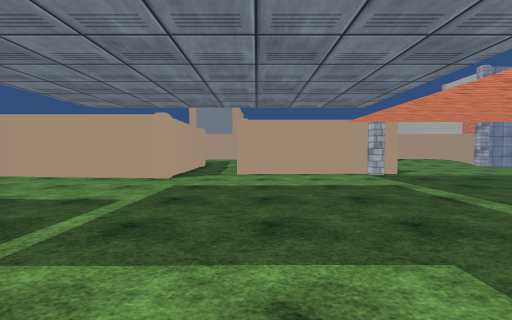
[1] (above)

24 first-person views from a walk through a Unity game level. The camera is 1.3 m above the floor, tilts 2° down and sees 90° across. The floor is counted in squares, 2 m on a side. Each view is taken from the middle of a square. On the plan, view 1 faces up. The plan holds only what a view shows up to about 9 squares ahead; the rest is blank. The place goes on beyond the plan. The player is left out. Surface patterns are stand-ins for the level's own textures.

[2]
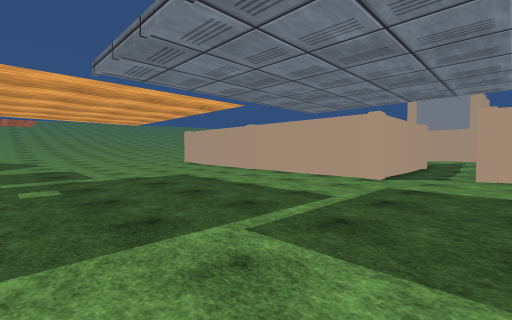

[3]
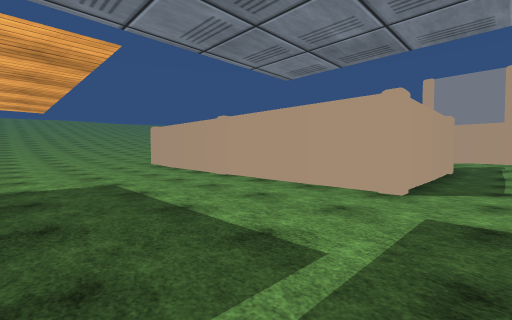

[4]
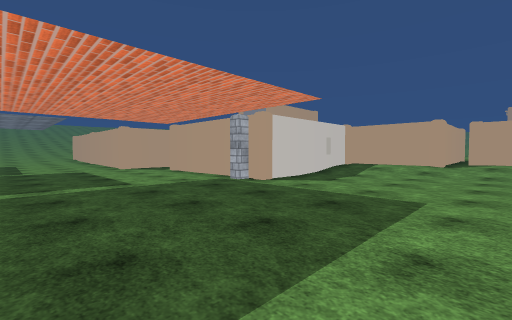

[5]
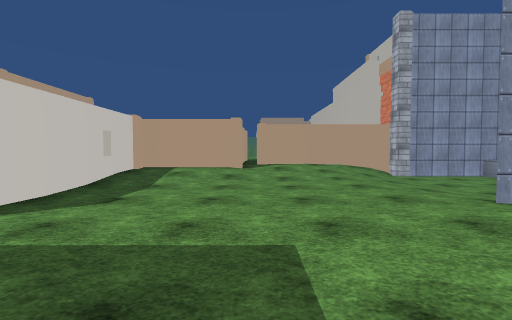

[6]
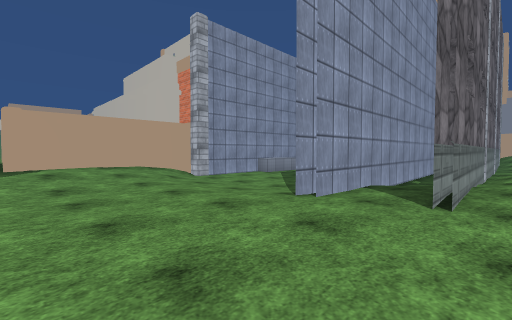

[7]
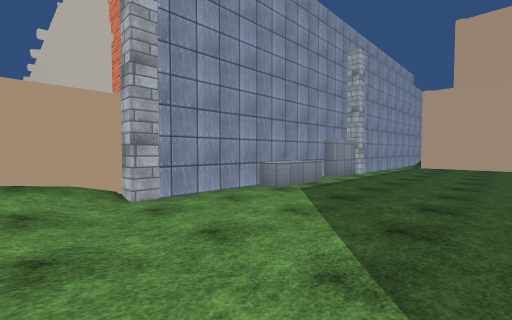

[8]
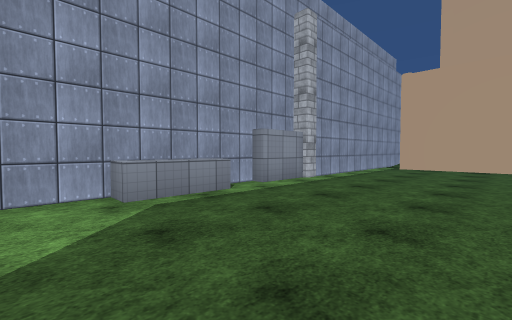

[9]
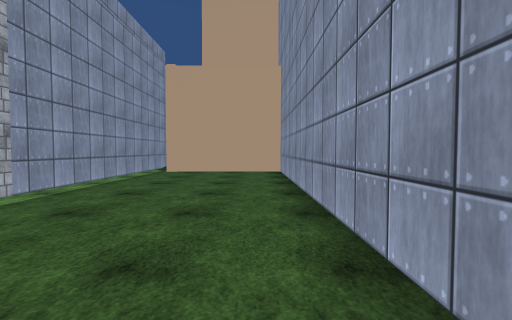

[10]
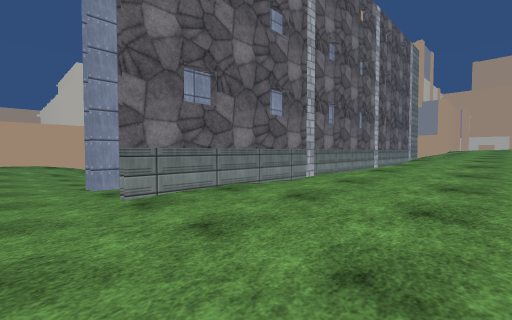

[11]
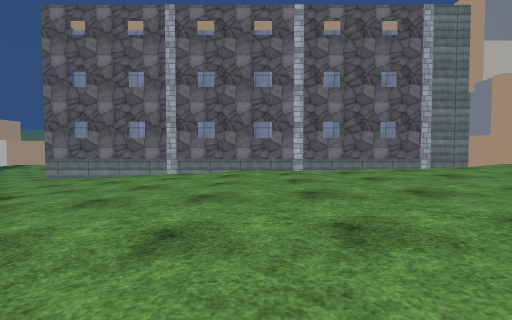

[12]
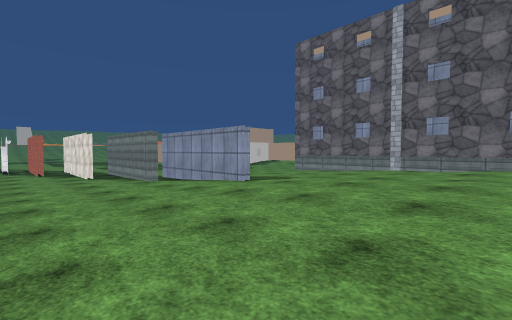

[13]
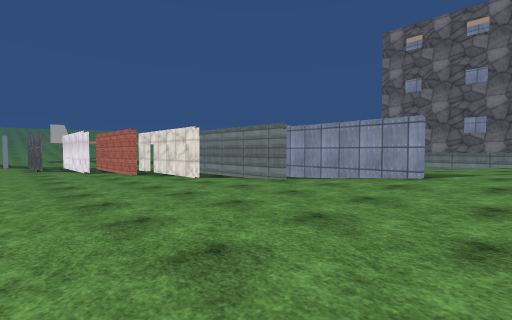

[14]
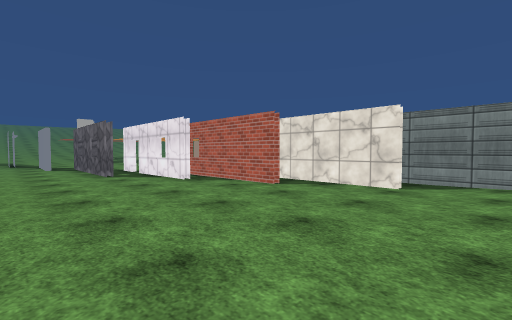

[15]
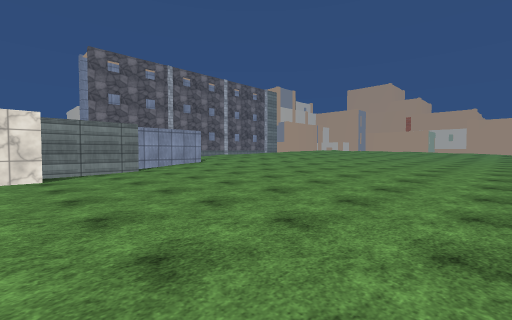

[16]
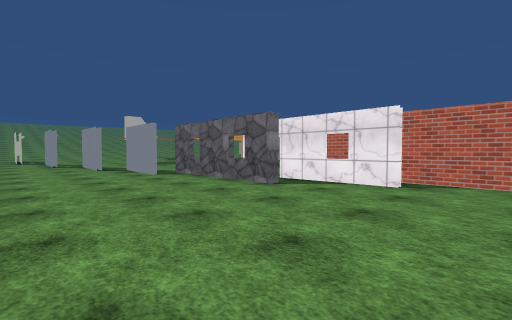

[17]
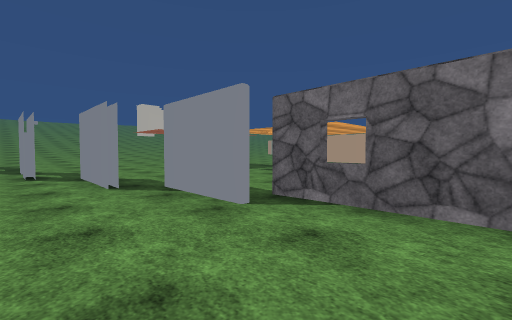

[18]
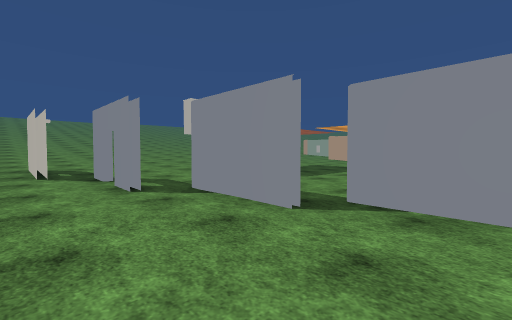

[19]
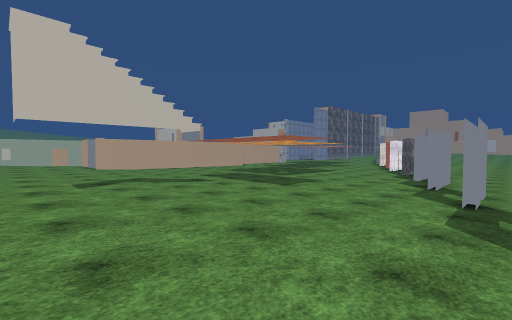

[20]
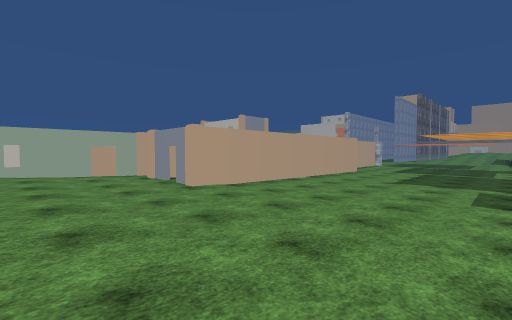

[21]
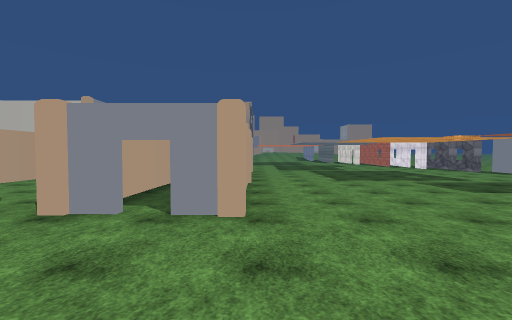

[22]
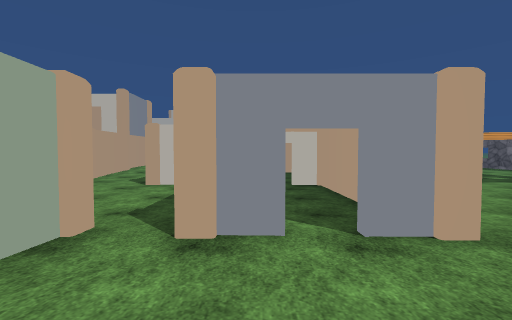

[23]
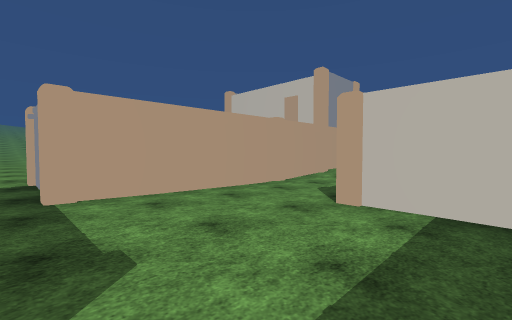

[24]
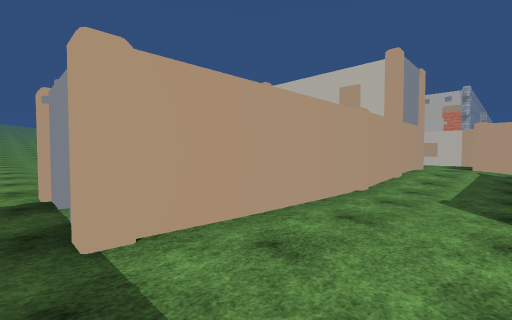

### Floor plan
Key: @ floor where view 1 was taken; # wall or solid block; . main floor; : floor 0.25 m higher than the main floor; - floor 0.25 m lower than the main floor; + floor 0.5 m higher than the main floor; * floor 0.75 m higher than the main floor; % floor 1 m higher than the main floor; & floor 1.25 m higher than the main floor; / step, stairs or slope; B building; P pillar; O other object.
Columns run from 14 left of view 1 to 24 right of it. Each row starts with its distance up from view 1.
 16     :                    B
 15     :B                   B
 14     :B               #####-
 13     :#########+      B+//PP#####P######
 12     :::..../:+B  ####B///------------B
 11     ::......//B   B://../------------#
 10 BBBB:::.B   B.    B/.....------------#
  9 +++:::..B   B.    #......------------#
  8 ++:#BBBB    B.    #......#############
  7 ++:B   BB   B.BBBPB......://P-  O    O
  6 ++:BBBBBBBBBB...........:#############B
  5 ++::::..................::+//////    /B
  4 +++:::..................::++**%%%///&&
  3 ++::::..................::+++**%%%&&&
  2 +/::::...........         /+***%%%&&
  1 +++:::..........       ####/***%%%%
  0 +++:::........@     #####::/+**%%%
 -1 *++::::....        ###..::::++/**
 -2 +++::::....     ####....:::::++/
 -3 *++::::.....  ####......:::::+++
 -4 *++::::.....####........::::::+
 -5 +++::::...##.............::::::
 -6 *++::::###...............:::::::+
 -7 *++::::............. .....:::::::+
 -8 */+## :............. .....::::::::

Positions as (right, up) in squares from view 1, and headings:
1: (0, 0), facing up
2: (0, 0), facing up-left
3: (-1, 2), facing up-left
4: (8, 3), facing up-left
5: (7, 5), facing up
6: (7, 6), facing up-right
7: (10, 9), facing up-right
8: (13, 9), facing up-right
9: (15, 9), facing right
10: (9, 3), facing up-right
11: (17, -2), facing up
12: (17, -3), facing up-left
13: (14, -5), facing up-left
14: (9, -6), facing up-left
15: (7, -8), facing up-right
16: (5, -8), facing up-left
17: (0, -7), facing up-left
18: (-3, -8), facing up-left
19: (-14, -7), facing up-right
20: (-14, 1), facing up-right
21: (-14, 6), facing right
22: (-13, 8), facing right
23: (-10, 9), facing up-right
24: (-10, 11), facing up-right
